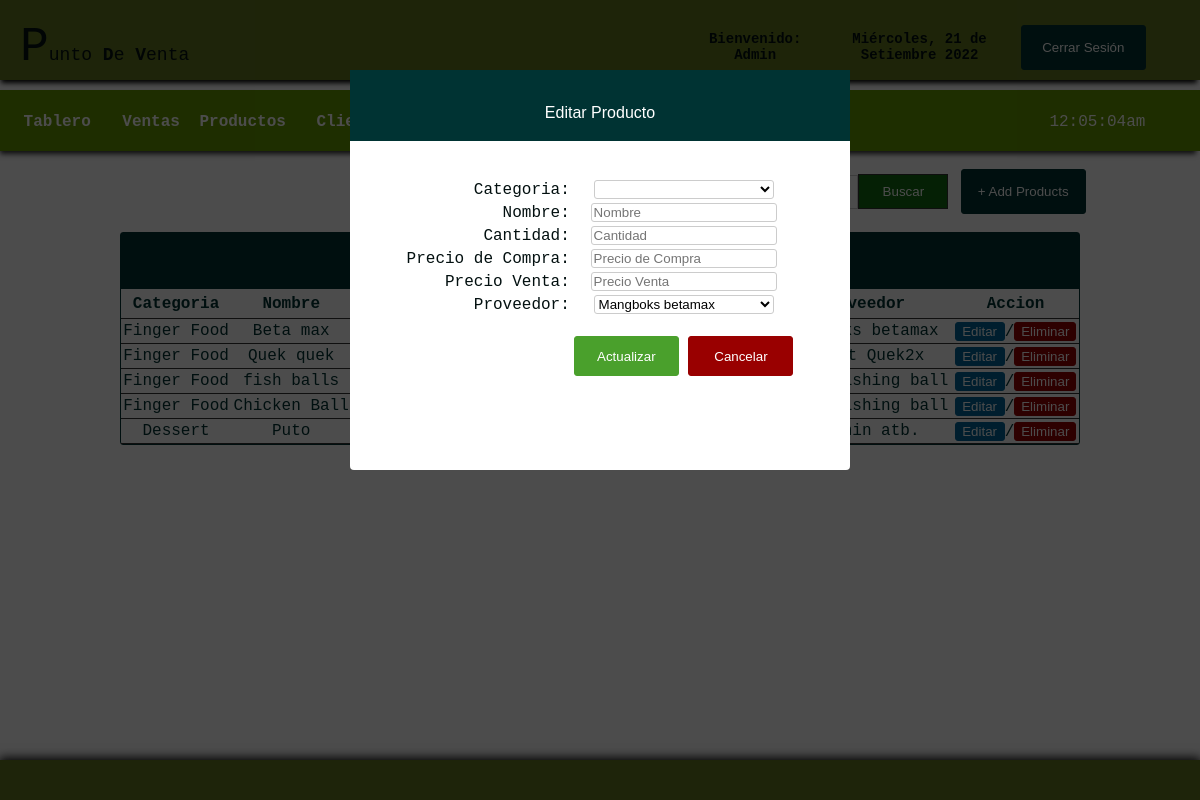
Screenshot of /edit_item.php (signed in) with the database file from the repository.
### tables this page shows
CREATE TABLE IF NOT EXISTS `products` (
  `id` int(11) NOT NULL AUTO_INCREMENT,
  `category` varchar(100) NOT NULL,
  `name` varchar(100) NOT NULL,
  `quantity` int(11) NOT NULL,
  `purchase` int(11) NOT NULL,
  `retail` int(11) NOT NULL,
  `supplier` varchar(100) NOT NULL,
  PRIMARY KEY (`id`,`category`)
);

### edit_item.php (the view, shortened to what this page needs)
<!DOCTYPE html>
<head>
</head>
<link rel="stylesheet" type="text/css" href="css/css1.css">
<body>
<div id="container">
<div id="header">
<table cellspacing="0" width="100%" border="0" cellpadding="20px">
<tr>
	<td width="56%">
    <table width="41%" border="0" cellspacing="0" cellpadding="0">
	  <tr>
	    <td width="80%" align="left"> <font size="12px">P</font><span style="font-size: 18px;">unto <b>D</b>e <b>V</b>enta</span></td>
	    </tr>
	  </table></td>
    <td style="font-size:14px;">
      <table width="93%" border="0" cellspacing="0" cellpadding="0">
        <tr>
        	<th scope="col">Bienvenido: <?php echo $_SESSION['access'];?></th>
          	<th scope="col"><?php
			include_once("date1.php");
			?></th>
          	<th scope="col" width="20px"><a href="logout.php">
            <input type="button" id="btnadd" value="Cerrar Sesión" align="middle" />
          	</a></th>
        </tr>
  </table></td>
    </tr>
</table>
</div>
<br><br><br><br><br>
<div id = "headnav">
<table width="100%" border="0" cellpadding="0" cellspacing="0">
<tr>
	<td width="669" height="62">
	<table width="669" border="0" cellspacing="0" cellpadding="0">
	  <tr>
	    <th width="90" height="56" scope="col"><a href="index.php">Tablero</a></th>
	    <th width="50" scope="col"><a href="sales.php">Ventas</a></th>
	    <th width="80" scope="col"><a href="products.php">Productos</a></th>
	    <th width="90" scope="col"><a href="customers.php">Clientes</a></th>
	    <th width="90" scope="col"><a href="supplier.php">Proveedor</a></th>
	    <th width="112" scope="col"><a href="salesreport.php">Reporte de Ventas</a></th>
	    </tr>
	  </table>
      </td>
      <td width="13">
      <table border="0" cellspacing="0" cellpadding="0">
      	<tr>
        	<td align="left" style="color:#FFF">
            <?php
			$date_time=date("h:i:sa");
			echo $date_time;
			?>
            </td>
        </tr>
      </table>
      </td>
</tr>
</table>
</div>
<br>
<table width="83%" border="0" align="center" cellpadding="0" cellspacing="0">
      <tr>
        <td width="741" align="right"><form action="result.php" method="get" ecntype="multipart/data-form">
           <input type="text" name="query" style="border:1px solid #CCC; color: #333; width:210px; height:30px;" placeholder="Buscar Producto..." /><input type="submit" id="btnsearch" value="Buscar" name="search" />
        </form></td>
        <td width="131" height="37">
        <a href="javascript:void(0)" onclick="toggle_visibility('popup-box1')"><input type="button" id="btnadd" value="+ Add Products" /></a></td>
      </tr>
    </table></th>
  <div id="footer">
<table border="0" cellpadding="15px" align="center"; style="size: 12px; font-family: 'Courier New', Courier, monospace; color: #FFF; font-size: 12px;">
<tr>
	<td>
    </td>
</tr>
</table>
</div>
  <div id="popup-box2" class="popup-position1">
<div id="popup-wrapper1">
<div id="popup-container1">
    <div id="popup-head-color1">
    <br>
    <p style="font-family:'Lucida Sans Unicode', 'Lucida Grande', sans-serif;font-size:16px;"> Editar Producto </p>
    </div>
<?php
include 'config.php';
$id = $_GET['id'];
$view = "SELECT * from products where md5(id) = '$id'";
$result = $db_link->query($view);
$row = $result->fetch_assoc();
?>
    <br>
    <form action="" method="POST">
    <table border="0" align="center">
    <tr>
    <td align="right">Categoria:</td>
    <td>
    <select name="category" id="txtbox">
    <option> <?php echo $row['category']; ?> </option>
    </select>
    </td>
    </tr>
    <tr>
    <td align="right">Nombre:</td>
    <td><input type="text" id="txtbox" name="name" placeholder="Nombre" value="<?php echo $row['name'];?>" required><br></td>
    </tr>
    <tr>
    <td align="right">Cantidad:</td>
    <td><input type="text" id="txtbox" name="quantity" placeholder="Cantidad" value="<?php echo $row['quantity'];?>" required><br></td>
    </tr>
    <tr>
    <td align="right">Precio de Compra:</td>
    <td><input type="text" id="txtbox" name="purchase" placeholder="Precio de Compra" value="<?php echo $row['purchase'];?>" required><br></td>
    </tr>
    <tr>
    <td align="right">Precio Venta:</td>
    <td><input type="text" id="txtbox" name="retail" placeholder="Precio Venta" value="<?php echo $row['retail'];?>" required><br></td>
    </tr>
    <tr>
    <td align="right">Proveedor:</td>
    <td>
    <select name="supplier" id="txtbox">
           <?php
require('config.php');
$query="SELECT suppliername FROM supplier";
$result1=mysqli_query($db_link, $query);
while ($row1=mysqli_fetch_array($result1)){?>
	<option><?php echo $row1['suppliername']; ?></option>
       <?php
}?>
	</select>
	</td>
    </tr>
    <br>
    <tr  align="center">
    <td>&nbsp;  </td>
    <td>
    <br>
    <input type="SUBMIT" name="update" id="btnnav" value="Actualizar"></form>
    <a href="products.php"><input type="button" style="border:1px solid #900; background:#900; height:40px; width:105px; border-radius:3px; color:#FFF;" value="Cancelar"></a>
</div>
</div>
</div>
  <br>
  <tr>
    <td>
    <table border="0" cellpadding="0" cellspacing="0" align="center" width="80%" style="border:1px solid #033; color:#033;">
     <tr>
     <th colspan="7" align="center" height="55px" style="border-bottom:1px solid #033; background: #033; color:#FFF;"> Productos 	</th>
    </tr>
      <tr height="30px">
        <th style="border-bottom:1px solid #333;"> Categoria </th>
        <th style="border-bottom:1px solid #333;"> Nombre </th>
        <th style="border-bottom:1px solid #333;"> Cantidad Stock </th>
        <th style="border-bottom:1px solid #333;"> Precio de Compra </th>
        <th style="border-bottom:1px solid #333;"> Precio Venta </th>
        <th style="border-bottom:1px solid #333;"> Proveedor </th>
        <th style="border-bottom:1px solid #333;"> Accion </th>
      </tr>
       <?php
require('config.php');
$query="SELECT * FROM products";
$result=mysqli_query($db_link, $query);
while ($row=mysqli_fetch_array($result)){?>
      <tr align="center" height="25px;">
      	<td style="border-bottom:1px solid #333;"> <?php echo $row['category']; ?> </td>
        <td style="border-bottom:1px solid #333;"> <?php echo $row['name']; ?> </td>
        <td style="border-bottom:1px solid #333;"> <?php echo $row['quantity']; ?> pcs. </td>
        <td style="border-bottom:1px solid #333;">$ <?php echo $row['purchase']; ?> </td>
        <td style="border-bottom:1px solid #333;">$ <?php echo $row['retail']; ?> </td>
        <td style="border-bottom:1px solid #333;"> <?php echo $row['supplier']; ?> </td>
        <td style="border-bottom:1px solid #333;">
        <a href="edit_item.php?id=<?php echo md5($row['id']);?>"><input type="button" value="Editar" style="width:50px; height:20; color:#FFF; background:#069; border:1px solid #069; border-radius:3px;"></a>/<a href="delete.php"><input type="button" value="Eliminar" style="width:15; height:20; color:#FFF; background: #900; border:1px solid #900; border-radius:3px;"></a>
        </td>
        </td>
      </tr>
   <?php
}?>
</div>
</body>
</html>

### css/css1.css (style rules this page uses)
body { margin:0; font-size:16px; height:100%; margin:0; padding:0; background-color: #fff; -webkit-background-size: cover; -moz-background-size: cover; -o-background-size: cover; background-size: cover; }
#container { height:100px; width: auto; margin:0 auto; }
#header { box-shadow: -1px 5px 5px -2px #000; position:fixed; width:100%; height:80px; border-radius: 0px 0px 0px 0px; background: rgb(101, 122, 33); }
#footer { clear: both; background: rgb(101, 122, 33); height: 40px; width: 100%; position: fixed; left: 0px; bottom: 0px; text-align: center; box-shadow:0px -1px 10px 1px #000; }
#headnav { box-shadow: -2px 5px 5px -2px #333333; border-top:1px solid #690; padding:0px; clear:both; background: #690; height:60px; width:100%; }
#btnnav { border:1px solid #4AA02C; background: #4AA02C; border-radius:3px; height:40px; width:105px; color:#FFF; font-family:"Lucida Sans Unicode", "Lucida Grande", sans-serif; }
#btnsearch { border:1px solid #333; background: rgb(18, 108, 18); height:35px; width:90px; color: #FFF; font-family:"Lucida Sans Unicode", "Lucida Grande", sans-serif; }
#btnadd { border:1px solid #033; background: #033; border-radius:3px; height:45px; width:125px; color: #FFF; font-family:"Lucida Sans Unicode", "Lucida Grande", sans-serif; }
#txtbox { border:1px solid #CCC; background: #FFF; border-radius:3px; width:180px; font-family:"Lucida Sans Unicode", "Lucida Grande", sans-serif; }
#popup-head-color1 { width:500px; height:1px; color:#FFF; background:#033; margin-left:auto; margin-right:auto; padding:0px 0px 70px; }
.popup-position1 { display: block; position:fixed; top:0; left:0; background-color:rgba(0,0,0,0.7); width:100%; height:100%; }
#popup-wrapper1 { width:500px; margin:70px auto; text-align:center; }
#popup-container1 { background-color:#fff; border-radius:4px; text-align:center; height:400px; }
a:link { color:#FFF; text-decoration: none; }
table { border-radius:3px; text-align: center; }

### rows the page displays
products: category "Finger Food", name "Beta max", supplier "Mangboks betamax"
products: category "Finger Food", name "Quek quek", supplier "Street Quek2x"
products: category "Finger Food", name "fish balls", supplier "Stick Fishing ball"
products: category "Finger Food", name "Chicken Ball", supplier "Stick Fishing ball"
products: category "Dessert", name "Puto", supplier "kakanin atb."

### other values shown
$_SESSION['access'] "Admin"
$dia "Miércoles"
$mes "Setiembre"
form field supplier "Mangboks betamax"
